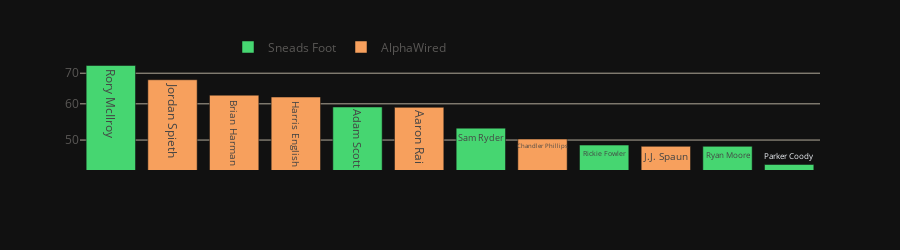

This figure's notebook cell:
### Code cell
get_matchup_bar(week,m4)

### Figure 1 — Plotly figure (JSON) as saved in the notebook; plotly's stock layout.template omitted (floating-point values rounded to 4 significant figures)
{"data": [{"alignmentgroup": "True", "hovertemplate": "<b>%{hovertext}</b><br><br>team=Sneads Foot<br>=%{y}<br>player=%{text}<extra></extra>", "hovertext": [72.77, 59.05, 53.09, 48.75, 48.44, 44.21], "legendgroup": "Sneads Foot", "marker": {"color": "rgb(70,214,113)", "pattern": {"shape": ""}}, "name": "Sneads Foot", "offsetgroup": "Sneads Foot", "orientation": "v", "showlegend": true, "text": ["Rory McIlroy", "Adam Scott", "Sam Ryder", "Rickie Fowler", "Ryan Moore", "Parker Coody"], "textposition": "auto", "type": "bar", "x": [0, 4, 6, 8, 10, 11], "xaxis": "x", "y": [72.77, 59.05, 53.09, 48.75, 48.44, 44.21], "yaxis": "y"}, {"alignmentgroup": "True", "hovertemplate": "<b>%{hovertext}</b><br><br>team=AlphaWired<br>=%{y}<br>player=%{text}<extra></extra>", "hovertext": [67.73, 62.67, 62.09, 58.95, 50.25, 48.44], "legendgroup": "AlphaWired", "marker": {"color": "rgb(247,160,93)", "pattern": {"shape": ""}}, "name": "AlphaWired", "offsetgroup": "AlphaWired", "orientation": "v", "showlegend": true, "text": ["Jordan Spieth", "Brian Harman", "Harris English", "Aaron Rai", "Chandler Phillips", "J.J. Spaun"], "textposition": "auto", "type": "bar", "x": [1, 2, 3, 5, 7, 9], "xaxis": "x", "y": [67.73, 62.67, 62.09, 58.95, 50.25, 48.44], "yaxis": "y"}], "layout": {"barmode": "relative", "height": 250, "legend": {"font": {"color": "#5A5856"}, "orientation": "h", "title": {"text": ""}, "tracegroupgap": 0, "x": 0.2, "y": 1.25}, "margin": {"t": 60}, "xaxis": {"anchor": "y", "domain": [0, 1], "showticklabels": false, "title": {"text": ""}}, "yaxis": {"anchor": "x", "domain": [0, 1], "gridcolor": "#B1A999", "tickfont": {"color": "#5A5856"}, "tickvals": [50, 60, 70, 80, 90, 100], "title": {"text": ""}, "type": "log"}}}
